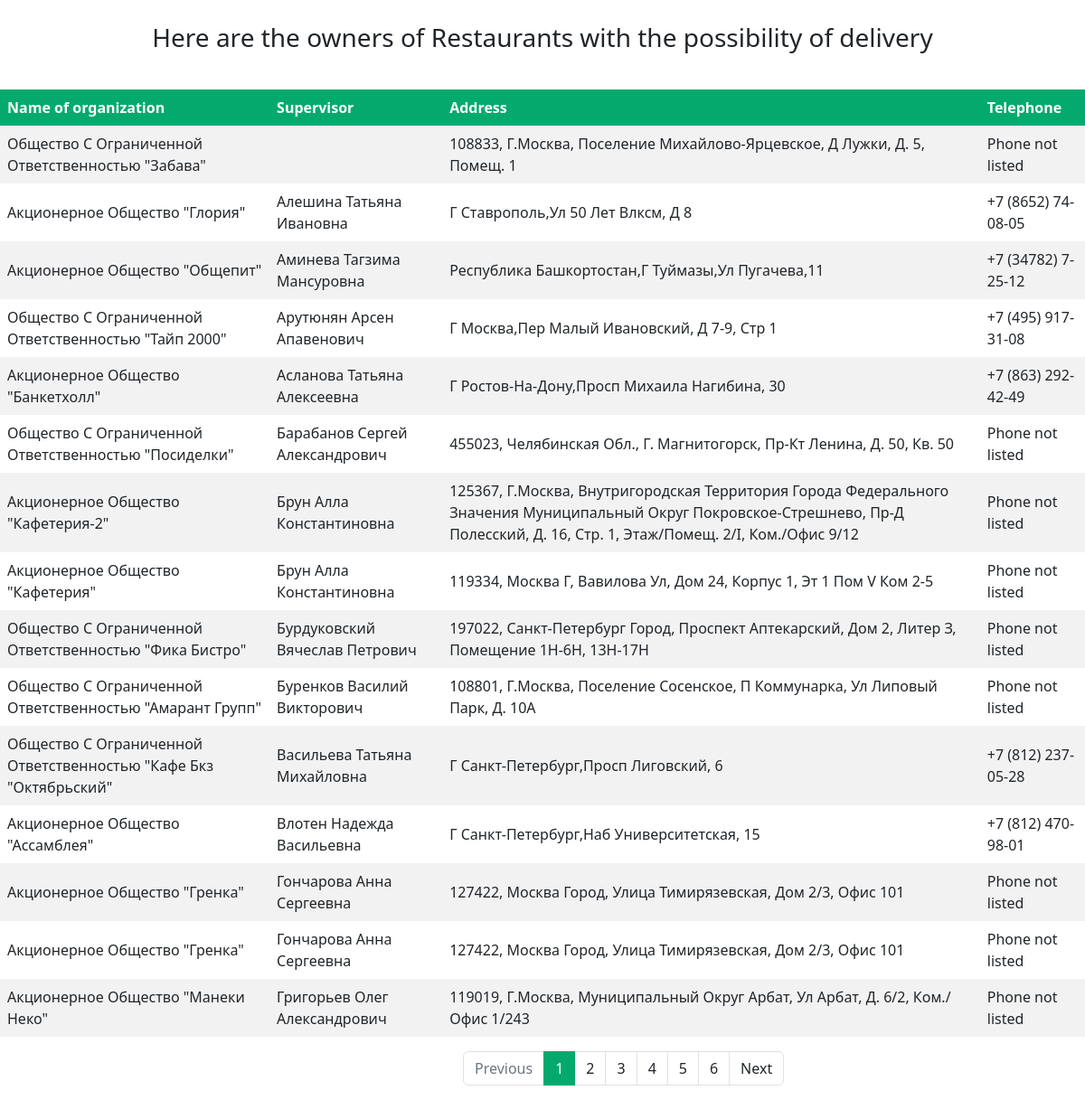
The app's page /restaurant-data/ with its own data.
### dataApp/models.py (models this page shows, shortened)
class Restaurant_infoModel(models.Model):
    name = models.CharField(max_length=120)
    supervisor = models.CharField(max_length=120)
    address = models.CharField(max_length=200)
    telephone = models.CharField(max_length=120, null=True)
    class Meta:
        ordering = ['supervisor']

### dataApp/views.py (the view)
# urls.py: path('restaurant-data/', restaurant_data_list, name='restaurant'),
def restaurant_data_list(request):
    obj = Restaurant_infoModel.objects.all()
    paginator = Paginator(obj, 15)
    page_number = request.GET.get('page', 1) # default=1
    page = paginator.get_page(page_number)
    is_paginated = page.has_other_pages() # True/False
    if page.has_previous():
        prev_url = f'?page={page.previous_page_number()}'
    else:
        prev_url = ''
    if page.has_next():
        next_url = f'?page={page.next_page_number()}'
    else:
        next_url = ''
    context = {
        'obj': page,
        'is_paginated': is_paginated,
        'next_url': next_url,
        'prev_url': prev_url
    }
    return render(request, 'dataApp/restaurant.html', context=context) # object_list returned QuerySet

### dataApp/templates/dataApp/restaurant.html (shortened to what this page needs)
{% extends 'dataApp/base.html' %}
{% load static %}
{% block css_s %}
<link rel="stylesheet" href="{% static 'dataApp/css/restaurant.css' %}">
{% endblock %}
{% block content %}
<div class="header" style="text-align:center;
                           border: 10px">
    <h3 style="margin-top:25px; margin-bottom:40px;">Here are the owners of Restaurants with the possibility of delivery</h3>
</div>
<div style="overflow-x: auto;">
    <table>
        <tr>
            <th>Name of organization</th>
            <th>Supervisor</th>
            <th>Address</th>
            <th>Telephone</th>
        </tr>
        {% for value in obj.object_list %}
        <tr>
            <td>{{ value.name|title }}</td>
            <td>{{ value.supervisor|title }}</td>
            <td>{{ value.address|title }}</td>
            {% if value.telephone == None %}
                <td>Phone not listed</td>
            {% else %}
            <td>{{ value.telephone }}</td>
            {% endif %}
        </tr>
        {% endfor %}
   </table>
</div>
{% endblock %}

### dataApp/templates/dataApp/base.html (shortened to what this page needs)
<!DOCTYPE html>
<html lang="en">
<head>
    <link href="https://cdn.jsdelivr.net/npm/bootstrap@5.2.0-beta1/dist/css/bootstrap.min.css" rel="stylesheet">
    {% block css_s %} {% endblock %}
</head>
<body>
        {% block content %}
        {% endblock %}
        <div class="footer">
            {% if is_paginated %}
            <div class="container mt-3 col-6 offset-md-5">
            <nav aria-label="...">
                <ul class="pagination">
                    <li class="page-item {% if not prev_url %} disabled {% endif %}">
                        <a class="page-link" href="{{ prev_url }}">Previous</a>
                    </li>
                    {% for n in obj.paginator.page_range %}
                    {% if obj.number == n%}
                        <li class="page-item active" aria-current="page">
                            <a class="page-link" href="?page={{ n }}">{{n}}</a>
                    {% else %}
                        <li class="page-item">
                            <a class="page-link" href="?page={{ n }}">{{n}}</a>
                        </li>
                    {% endif %}
                    {% endfor %}
                    <li class="page-item {% if not next_url %} disabled {% endif %}">
                        <a class="page-link" href="{{ next_url }}">Next</a>
                    </li>
                </ul>
            </nav>
        </div>
            {% endif %}
        </div>
</body>
</html>

### dataApp/static/dataApp/css/restaurant.css (style rules this page uses)
table { border-collapse: collapse; width: 100%; }
th { background-color: #04AA6D; color: white; }
th, td { text-align: left; padding: 8px; }
tr:nth-child(even) { background-color: #f2f2f2; }
.pagination { --bs-pagination-padding-x: 0.75rem; --bs-pagination-padding-y: 0.375rem; --bs-pagination-font-size: 1rem; --bs-pagination-color: #04aa6d --bs-pagination-bg: #fff; --bs-pagination-border-width: 1px; --bs-pagination-border-color: #dee2e6; --bs-pagination-border-radius: 0.375rem; --bs-pagination-hover-color: #04aa6d; --bs-pagination-hover-bg: #e9ecef; --bs-pagination-hover-border-color: #dee2e6; --bs-pagination-focus-color: #04aa6d; --bs-pagination-focus-bg: #e9ecef; --bs-pagination-focus-box-shadow: 0 0 0 0.25remrgba(13, 110, 253, 0.25); --bs-pagination-active-color: #fff; --bs-pagination-active-bg: #04aa6d; --bs-pagination-active-border-color: #04aa6d; --bs-pagination-disabled-color: #6c757d; --bs-pagination-disabled-bg: #fff; --bs-pagination-disabled-border-color: #dee2e6; display: flex; padding-left: 0; list-style: none; }

### records on screen
Restaurant_infoModel: name "Общество С Ограниченной Ответственностью \"Забава\"", address "108833, Г.Москва, Поселение Михайлово-Ярцевское, Д Лужки, Д. 5, Помещ. 1", shows "Phone not listed"
Restaurant_infoModel: name "Акционерное Общество \"Глория\"", supervisor "Алешина Татьяна Ивановна", address "Г Ставрополь,Ул 50 Лет Влксм, Д 8", telephone "+7 (8652) 74-08-05"
Restaurant_infoModel: name "Акционерное Общество \"Общепит\"", supervisor "Аминева Тагзима Мансуровна", address "Республика Башкортостан,Г Туймазы,Ул Пугачева,11", telephone "+7 (34782) 7-25-12"
Restaurant_infoModel: name "Общество С Ограниченной Ответственностью \"Тайп 2000\"", supervisor "Арутюнян Арсен Апавенович", address "Г Москва,Пер Малый Ивановский, Д 7-9, Стр 1", telephone "+7 (495) 917-31-08"
Restaurant_infoModel: name "Акционерное Общество \"Банкетхолл\"", supervisor "Асланова Татьяна Алексеевна", address "Г Ростов-На-Дону,Просп Михаила Нагибина, 30", telephone "+7 (863) 292-42-49"
Restaurant_infoModel: name "Общество С Ограниченной Ответственностью \"Посиделки\"", supervisor "Барабанов Сергей Александрович", address "455023, Челябинская Обл., Г. Магнитогорск, Пр-Кт Ленина, Д. 50, Кв. 50", shows "Phone not listed"
Restaurant_infoModel: name "Акционерное Общество \"Кафетерия-2\"", supervisor "Брун Алла Константиновна", address "125367, Г.Москва, Внутригородская Территория Города Федерального Значения Муниципальный Округ Покровское-Стрешнево, Пр-Д Полесский, Д. 16, Стр. 1, Этаж/Помещ. 2/I, Ком./Офис 9/12", shows "Phone not listed"
Restaurant_infoModel: name "Акционерное Общество \"Кафетерия\"", supervisor "Брун Алла Константиновна", address "119334, Москва Г, Вавилова Ул, Дом 24, Корпус 1, Эт 1 Пом V Ком 2-5", shows "Phone not listed"
Restaurant_infoModel: name "Общество С Ограниченной Ответственностью \"Фика Бистро\"", supervisor "Бурдуковский Вячеслав Петрович", address "197022, Санкт-Петербург Город, Проспект Аптекарский, Дом 2, Литер З, Помещение 1Н-6Н, 13Н-17Н", shows "Phone not listed"
Restaurant_infoModel: name "Общество С Ограниченной Ответственностью \"Амарант Групп\"", supervisor "Буренков Василий Викторович", address "108801, Г.Москва, Поселение Сосенское, П Коммунарка, Ул Липовый Парк, Д. 10А", shows "Phone not listed"
Restaurant_infoModel: name "Общество С Ограниченной Ответственностью \"Кафе Бкз \"Октябрьский\"", supervisor "Васильева Татьяна Михайловна", address "Г Санкт-Петербург,Просп Лиговский, 6", telephone "+7 (812) 237-05-28"
Restaurant_infoModel: name "Акционерное Общество \"Ассамблея\"", supervisor "Влотен Надежда Васильевна", address "Г Санкт-Петербург,Наб Университетская, 15", telephone "+7 (812) 470-98-01"
Restaurant_infoModel: name "Акционерное Общество \"Гренка\"", supervisor "Гончарова Анна Сергеевна", address "127422, Москва Город, Улица Тимирязевская, Дом 2/3, Офис 101", shows "Phone not listed"
Restaurant_infoModel: name "Акционерное Общество \"Гренка\"", supervisor "Гончарова Анна Сергеевна", address "127422, Москва Город, Улица Тимирязевская, Дом 2/3, Офис 101", shows "Phone not listed"
Restaurant_infoModel: name "Акционерное Общество \"Манеки Неко\"", supervisor "Григорьев Олег Александрович", address "119019, Г.Москва, Муниципальный Округ Арбат, Ул Арбат, Д. 6/2, Ком./Офис 1/243", shows "Phone not listed"

### other values on screen
{{ n }} "1"
{{ n }} "2" "3" "4" "5" "6"
